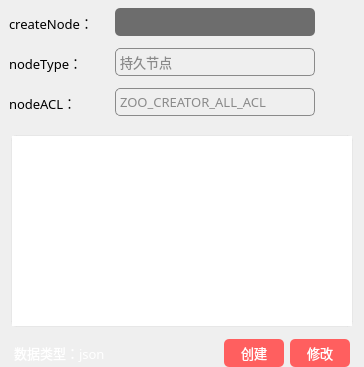
        <widget class="QWidget" name="widget_1_2_r" native="true">
         <property name="minimumSize">
          <size>
           <width>0</width>
           <height>0</height>
          </size>
         </property>
         <property name="maximumSize">
          <size>
           <width>16777215</width>
           <height>55561</height>
          </size>
         </property>
         <layout class="QVBoxLayout" name="verticalLayout_7">
          <property name="spacing">
           <number>5</number>
          </property>
          <property name="leftMargin">
           <number>9</number>
          </property>
          <property name="topMargin">
           <number>5</number>
          </property>
          <property name="rightMargin">
           <number>9</number>
          </property>
          <property name="bottomMargin">
           <number>0</number>
          </property>
          <item>
           <widget class="QWidget" name="horizontalWidget_1_2_1_r" native="true">
            <property name="minimumSize">
             <size>
              <width>0</width>
              <height>35</height>
             </size>
            </property>
            <property name="maximumSize">
             <size>
              <width>16777215</width>
              <height>35</height>
             </size>
            </property>
            <layout class="QHBoxLayout" name="horizontalLayout_7">
             <property name="spacing">
              <number>6</number>
             </property>
             <property name="leftMargin">
              <number>0</number>
             </property>
             <property name="topMargin">
              <number>0</number>
             </property>
             <property name="rightMargin">
              <number>0</number>
             </property>
             <property name="bottomMargin">
              <number>0</number>
             </property>
             <item>
              <widget class="QLabel" name="label_node_create">
               <property name="minimumSize">
                <size>
                 <width>100</width>
                 <height>0</height>
                </size>
               </property>
               <property name="maximumSize">
                <size>
                 <width>100</width>
                 <height>16777215</height>
                </size>
               </property>
               <property name="font">
                <font>
                 <family>OPPOSans B</family>
                 <pointsize>10</pointsize>
                 <stylestrategy>PreferAntialias</stylestrategy>
                </font>
               </property>
               <property name="text">
                <string>createNode：</string>
               </property>
              </widget>
             </item>
             <item>
              <widget class="QLineEdit" name="lineEdit_node_create">
               <property name="minimumSize">
                <size>
                 <width>200</width>
                 <height>28</height>
                </size>
               </property>
               <property name="maximumSize">
                <size>
                 <width>200</width>
                 <height>16777215</height>
                </size>
               </property>
               <property name="font">
                <font>
                 <family>OPPOSans B</family>
                 <pointsize>10</pointsize>
                 <stylestrategy>PreferAntialias</stylestrategy>
                </font>
               </property>
               <property name="styleSheet">
                <string notr="true">QLineEdit{
color:#ced4da;
border-radius: 14px;
background-color: rgb(25, 25, 25, 155);
border: 0px solid rgba(255, 255, 255, 0);
border-radius: 5px;
padding-left:10px;
padding-right:10px;
}</string>
               </property>
              </widget>
             </item>
             <item>
              <spacer name="horizontalSpacer_6">
               <property name="orientation">
                <enum>Qt::Horizontal</enum>
               </property>
               <property name="sizeHint" stdset="0">
                <size>
                 <width>40</width>
                 <height>20</height>
                </size>
               </property>
              </spacer>
             </item>
            </layout>
           </widget>
          </item>
          <item>
           <widget class="QWidget" name="horizontalWidget_1_2_2_r" native="true">
            <property name="minimumSize">
             <size>
              <width>0</width>
              <height>35</height>
             </size>
            </property>
            <property name="maximumSize">
             <size>
              <width>16777215</width>
              <height>35</height>
             </size>
            </property>
            <layout class="QHBoxLayout" name="horizontalLayout_8">
             <property name="leftMargin">
              <number>0</number>
             </property>
             <property name="topMargin">
              <number>0</number>
             </property>
             <property name="rightMargin">
              <number>0</number>
             </property>
             <property name="bottomMargin">
              <number>0</number>
             </property>
             <item>
              <widget class="QLabel" name="label_node_type">
               <property name="minimumSize">
                <size>
                 <width>100</width>
                 <height>0</height>
                </size>
               </property>
               <property name="maximumSize">
                <size>
                 <width>100</width>
                 <height>16777215</height>
                </size>
               </property>
               <property name="font">
                <font>
                 <family>OPPOSans B</family>
                 <pointsize>10</pointsize>
                 <stylestrategy>PreferAntialias</stylestrategy>
                </font>
               </property>
               <property name="text">
                <string>nodeType：</string>
               </property>
              </widget>
             </item>
             <item>
              <widget class="QComboBox" name="comboBox_node_type">
               <property name="minimumSize">
                <size>
                 <width>200</width>
                 <height>28</height>
                </size>
               </property>
               <property name="maximumSize">
                <size>
                 <width>200</width>
                 <height>16777215</height>
                </size>
               </property>
               <property name="font">
                <font>
                 <family>OPPOSans B</family>
                 <pointsize>10</pointsize>
                 <stylestrategy>PreferAntialias</stylestrategy>
                </font>
               </property>
               <property name="styleSheet">
                <string notr="true">QComboBox{
	color:#ffffff;
	border:1px solid #8a8a8a;
	color: rgb(138, 138, 138);
	border-radius:5px;
	background:transparent;
}

QComboBox QAbstractItemView::item
{
height:28px;
}
QComboBox:disabled{
	border:1px solid gray;
	color:gray;
}

QComboBox::drop-down{
	background:transparent;
}
QComboBox::down-arrow{
	border-image: url(:/lib/up.png);
    width:20px;
	height:20px;
}


QComboBox::down-arrow:enabled{
	color:#52DCFE;
}
QComboBox QAbstractItemView{
	outline:0px solid gray;
	border:1px solid #1e2d36;
	color:#ffffff;
	background-color:#1e2d36;
	selection-background-color:#52DCFE;
}

</string>
               </property>
               <item>
                <property name="text">
                 <string>持久节点</string>
                </property>
               </item>
               <item>
                <property name="text">
                 <string>临时节点</string>
                </property>
               </item>
               <item>
                <property name="text">
                 <string>持久有序节点</string>
                </property>
               </item>
               <item>
                <property name="text">
                 <string>临时有序节点</string>
                </property>
               </item>
              </widget>
             </item>
             <item>
              <spacer name="horizontalSpacer_4">
               <property name="orientation">
                <enum>Qt::Horizontal</enum>
               </property>
               <property name="sizeHint" stdset="0">
                <size>
                 <width>40</width>
                 <height>20</height>
                </size>
               </property>
              </spacer>
             </item>
            </layout>
           </widget>
          </item>
          <item>
           <widget class="QWidget" name="horizontalWidget_1_2_3_r" native="true">
            <property name="minimumSize">
             <size>
              <width>0</width>
              <height>35</height>
             </size>
            </property>
            <property name="maximumSize">
             <size>
              <width>16777215</width>
              <height>35</height>
             </size>
            </property>
            <layout class="QHBoxLayout" name="horizontalLayout_9">
             <property name="leftMargin">
              <number>0</number>
             </property>
             <property name="topMargin">
              <number>0</number>
             </property>
             <property name="rightMargin">
              <number>0</number>
             </property>
             <property name="bottomMargin">
              <number>0</number>
             </property>
             <item>
              <widget class="QLabel" name="label_node_acl">
               <property name="minimumSize">
                <size>
                 <width>100</width>
                 <height>0</height>
                </size>
               </property>
               <property name="maximumSize">
                <size>
                 <width>100</width>
                 <height>16777215</height>
                </size>
               </property>
               <property name="font">
                <font>
                 <family>OPPOSans B</family>
                 <pointsize>10</pointsize>
                 <stylestrategy>PreferAntialias</stylestrategy>
                </font>
               </property>
               <property name="text">
                <string>nodeACL：</string>
               </property>
              </widget>
             </item>
             <item>
              <widget class="QComboBox" name="comboBox_node_acl">
               <property name="minimumSize">
                <size>
                 <width>200</width>
                 <height>28</height>
                </size>
               </property>
               <property name="maximumSize">
                <size>
                 <width>200</width>
                 <height>16777215</height>
                </size>
               </property>
               <property name="font">
                <font>
                 <family>OPPOSans B</family>
                 <pointsize>10</pointsize>
                 <stylestrategy>PreferAntialias</stylestrategy>
                </font>
               </property>
               <property name="styleSheet">
                <string notr="true">QComboBox{
	color:#ffffff;
	border:1px solid #8a8a8a;
	color: rgb(138, 138, 138);
	border-radius:5px;
	background:transparent;
}

QComboBox QAbstractItemView::item
{
height:28px;
}
QComboBox:disabled{
	border:1px solid gray;
	color:gray;
}

QComboBox::drop-down{
	background:transparent;
}
QComboBox::down-arrow{
	border-image: url(:/lib/up.png);
    width:20px;
	height:20px;
}


QComboBox::down-arrow:enabled{
	color:#52DCFE;
}
QComboBox QAbstractItemView{
	outline:0px solid gray;
	border:1px solid #1e2d36;
	color:#ffffff;
	background-color:#1e2d36;
	selection-background-color:#52DCFE;
}

</string>
               </property>
               <item>
                <property name="text">
                 <string>ZOO_CREATOR_ALL_ACL</string>
                </property>
               </item>
               <item>
                <property name="text">
                 <string>ZOO_OPEN_ACL_UNSAFE</string>
                </property>
               </item>
               <item>
                <property name="text">
                 <string>ZOO_READ_ACL_UNSAFE</string>
                </property>
               </item>
               <item>
                <property name="text">
                 <string>ZOO_READ_ACL</string>
                </property>
               </item>
              </widget>
             </item>
             <item>
              <spacer name="horizontalSpacer_5">
               <property name="orientation">
                <enum>Qt::Horizontal</enum>
               </property>
               <property name="sizeHint" stdset="0">
                <size>
                 <width>40</width>
                 <height>20</height>
                </size>
               </property>
              </spacer>
             </item>
            </layout>
           </widget>
          </item>
          <item>
           <widget class="QWidget" name="verticalWidget_1_2_5_r" native="true">
            <layout class="QVBoxLayout" name="verticalLayout_5">
             <property name="spacing">
              <number>6</number>
             </property>
             <property name="leftMargin">
              <number>0</number>
             </property>
             <property name="topMargin">
              <number>0</number>
             </property>
             <property name="rightMargin">
              <number>0</number>
             </property>
             <property name="bottomMargin">
              <number>0</number>
             </property>
             <item>
              <widget class="QWidget" name="verticalWidget_1_2_5_2_r" native="true">
               <property name="font">
                <font>
                 <family>OPPOSans B</family>
                 <pointsize>10</pointsize>
                </font>
               </property>
               <property name="styleSheet">
                <string notr="true"/>
               </property>
               <layout class="QVBoxLayout" name="verticalLayout_4">
                <property name="leftMargin">
                 <number>2</number>
                </property>
                <property name="topMargin">
                 <number>10</number>
                </property>
                <property name="rightMargin">
                 <number>2</number>
                </property>
                <property name="bottomMargin">
                 <number>0</number>
                </property>
                <item>
                 <widget class="QTextEdit" name="textEdit_data">
                  <property name="sizePolicy">
                   <sizepolicy hsizetype="Expanding" vsizetype="Maximum">
                    <horstretch>0</horstretch>
                    <verstretch>10</verstretch>
                   </sizepolicy>
                  </property>
                  <property name="minimumSize">
                   <size>
                    <width>0</width>
                    <height>0</height>
                   </size>
                  </property>
                  <property name="font">
                   <font>
                    <family>OPPOSans B</family>
                    <pointsize>10</pointsize>
                    <stylestrategy>PreferAntialias</stylestrategy>
                   </font>
                  </property>
                  <property name="styleSheet">
                   <string notr="true">#textEdit_data{
	border: 1px solid rgba(197, 197, 197,50);
	border-radius: 5px;
}

QScrollBar:vertical{
    width: 8px;
	
	background-color: rgb(67, 77, 88);
    margin: 0px,0px,0px,0px;
    padding-top: 0px;		/*//隐藏上下的箭头*/
    padding-bottom: 0px;
}

QScrollBar::handle:vertical {
    width: 8px;
	
	background-color: rgb(239, 239, 239);
    /*滚动条两端变成椭圆 */
    border-radius: 2px;
    min-height: 0;
}

QScrollBar::sub-page:vertical {
    
	background-color: rgba(255, 255, 255, 0);
}
QScrollBar::add-page:vertical 
{
    background-color: rgba(255, 255, 255, 0);
}

QScrollBar::add-line:vertical {
	border: none;
    height: 0px;
    subcontrol-position: bottom;
    subcontrol-origin: margin;
}
QScrollBar::sub-line:vertical {
    border: none;
    height: 0px;
    subcontrol-position: top;
    subcontrol-origin: margin;
}

QScrollBar::down-arrow:vertical {
    border:none;
}
QScrollBar::up-arrow:vertical {
    border:none;
}</string>
                  </property>
                  <property name="html">
                   <string>&lt;!DOCTYPE HTML PUBLIC &quot;-//W3C//DTD HTML 4.0//EN&quot; &quot;http://www.w3.org/TR/REC-html40/strict.dtd&quot;&gt;
&lt;html&gt;&lt;head&gt;&lt;meta name=&quot;qrichtext&quot; content=&quot;1&quot; /&gt;&lt;style type=&quot;text/css&quot;&gt;
p, li { white-space: pre-wrap; }
&lt;/style&gt;&lt;/head&gt;&lt;body style=&quot; font-family:'OPPOSans B'; font-size:10pt; font-weight:400; font-style:normal;&quot;&gt;
&lt;p style=&quot;-qt-paragraph-type:empty; margin-top:0px; margin-bottom:0px; margin-left:0px; margin-right:0px; -qt-block-indent:0; text-indent:0px; font-family:'Cascadia Mono';&quot;&gt;&lt;br /&gt;&lt;/p&gt;&lt;/body&gt;&lt;/html&gt;</string>
                  </property>
                 </widget>
                </item>
               </layout>
              </widget>
             </item>
             <item>
              <widget class="QWidget" name="horizontalWidget_1_2_5_1r" native="true">
               <property name="maximumSize">
                <size>
                 <width>16777215</width>
                 <height>40</height>
                </size>
               </property>
               <property name="styleSheet">
                <string notr="true"/>
               </property>
               <layout class="QHBoxLayout" name="horizontalLayout_4">
                <property name="leftMargin">
                 <number>5</number>
                </property>
                <property name="topMargin">
                 <number>6</number>
                </property>
                <property name="rightMargin">
                 <number>5</number>
                </property>
                <property name="bottomMargin">
                 <number>0</number>
                </property>
                <item>
                 <widget class="QLabel" name="label_data_type">
                  <property name="font">
                   <font>
                    <family>OPPOSans B</family>
                    <pointsize>10</pointsize>
                    <stylestrategy>PreferAntialias</stylestrategy>
                   </font>
                  </property>
                  <property name="styleSheet">
                   <string notr="true">color: rgb(255, 255, 255);</string>
                  </property>
                  <property name="text">
                   <string>数据类型：json</string>
                  </property>
                 </widget>
                </item>
                <item>
                 <widget class="QToolButton" name="toolButton_copy_data">
                  <property name="font">
                   <font>
                    <pointsize>10</pointsize>
                    <stylestrategy>PreferAntialias</stylestrategy>
                   </font>
                  </property>
                  <property name="styleSheet">
                   <string notr="true">QToolButton {
	color: rgb(255, 255, 255);
	background-color: rgba(255, 255, 255, 0);
	border: none;
}

QToolButton::menu-indicator { 
	image: None;
}

 
QToolButton:hover {
	color: rgb(255, 255, 255);
	background-color: rgba(255, 255, 255, 0);
	border: none;
}</string>
                  </property>
                  <property name="text">
                   <string/>
                  </property>
                  <property name="icon">
                   <iconset resource="lib.qrc">
                    <normaloff>:/lib/copy.png</normaloff>:/lib/copy.png</iconset>
                  </property>
                  <property name="iconSize">
                   <size>
                    <width>15</width>
                    <height>15</height>
                   </size>
                  </property>
                 </widget>
                </item>
                <item>
                 <spacer name="horizontalSpacer_2">
                  <property name="orientation">
                   <enum>Qt::Horizontal</enum>
                  </property>
                  <property name="sizeHint" stdset="0">
                   <size>
                    <width>40</width>
                    <height>20</height>
                   </size>
                  </property>
                 </spacer>
                </item>
                <item>
                 <widget class="QToolButton" name="toolButton_createData">
                  <property name="minimumSize">
                   <size>
                    <width>60</width>
                    <height>28</height>
                   </size>
                  </property>
                  <property name="maximumSize">
                   <size>
                    <width>60</width>
                    <height>28</height>
                   </size>
                  </property>
                  <property name="font">
                   <font>
                    <family>OPPOSans B</family>
                    <pointsize>10</pointsize>
                    <stylestrategy>PreferAntialias</stylestrategy>
                   </font>
                  </property>
                  <property name="styleSheet">
                   <string notr="true">QToolButton {
	color: rgb(255, 255, 255);
	background-color: rgb(255, 95, 95);
	border-radius: 5px;
}

QToolButton::menu-indicator { 
	image: None;
}

 
QToolButton:hover {
	color: rgb(255, 255, 255);
	background-color: rgb(255, 95, 95);
}</string>
                  </property>
                  <property name="text">
                   <string>创建</string>
                  </property>
                  <property name="iconSize">
                   <size>
                    <width>14</width>
                    <height>14</height>
                   </size>
                  </property>
                  <property name="toolButtonStyle">
                   <enum>Qt::ToolButtonTextBesideIcon</enum>
                  </property>
                 </widget>
                </item>
                <item>
                 <widget class="QToolButton" name="toolButton_saveData">
                  <property name="minimumSize">
                   <size>
                    <width>60</width>
                    <height>28</height>
                   </size>
                  </property>
                  <property name="maximumSize">
                   <size>
                    <width>60</width>
                    <height>28</height>
                   </size>
                  </property>
                  <property name="font">
                   <font>
                    <family>OPPOSans B</family>
                    <pointsize>10</pointsize>
                    <stylestrategy>PreferAntialias</stylestrategy>
                   </font>
                  </property>
                  <property name="styleSheet">
                   <string notr="true">QToolButton {
	color: rgb(255, 255, 255);
	background-color: rgb(255, 95, 95);
	border-radius: 5px;
}

QToolButton::menu-indicator { 
	image: None;
}

 
QToolButton:hover {
	color: rgb(255, 255, 255);
	background-color: rgb(255, 95, 95);
}</string>
                  </property>
                  <property name="text">
                   <string>修改</string>
                  </property>
                  <property name="iconSize">
                   <size>
                    <width>14</width>
                    <height>14</height>
                   </size>
                  </property>
                  <property name="toolButtonStyle">
                   <enum>Qt::ToolButtonTextBesideIcon</enum>
                  </property>
                 </widget>
                </item>
               </layout>
              </widget>
             </item>
            </layout>
           </widget>
          </item>
         </layout>
        </widget>
